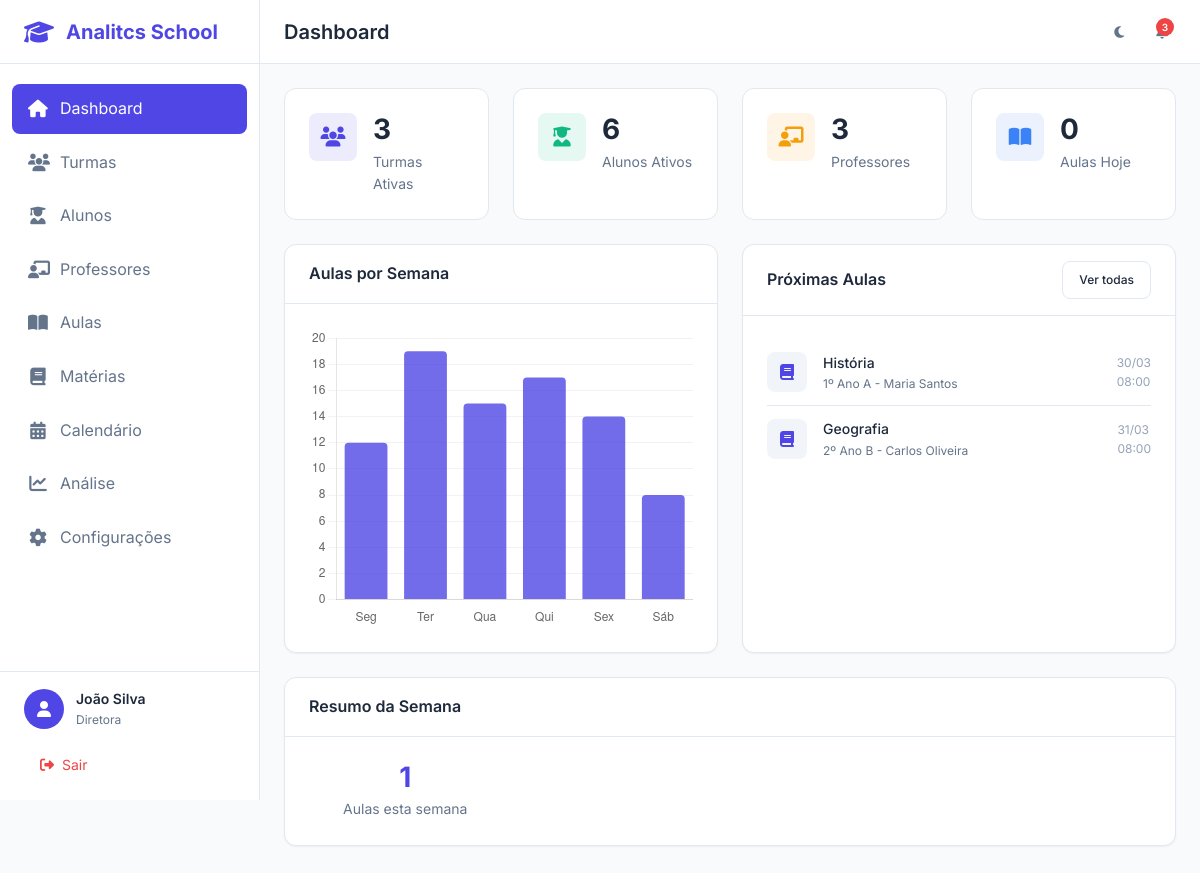
/dashboard (signed in), run on an earlier commit of the app's database.
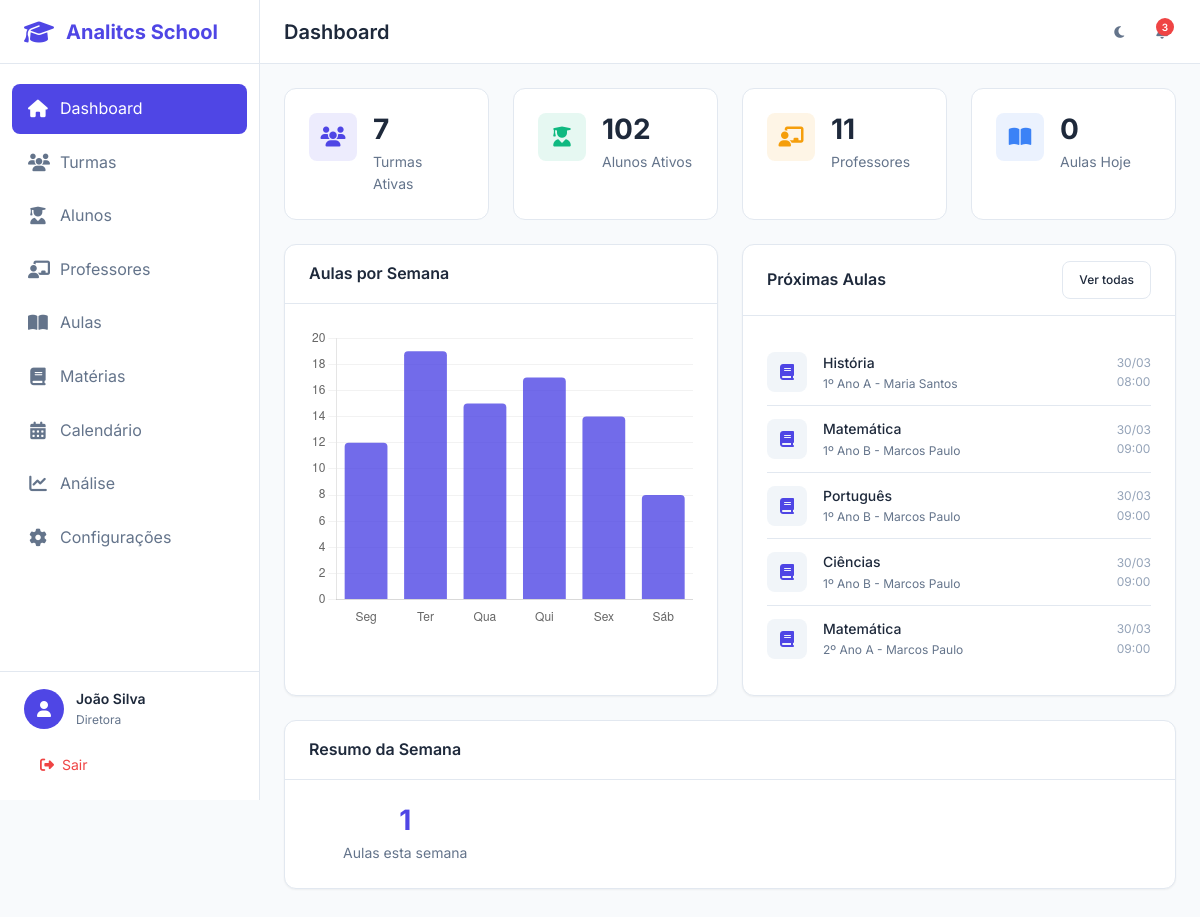
And on a later commit of the database.
### app/models/aula.py (models this page shows, shortened)
class Aula(db.Model):
    __tablename__ = 'aulas'
    id = db.Column(db.Integer, primary_key=True)
    materia = db.Column(db.String(100), nullable=False)
    descricao = db.Column(db.Text, nullable=True)
    turma_id = db.Column(db.Integer, db.ForeignKey('turmas.id'), nullable=False)
    professor_id = db.Column(db.Integer, db.ForeignKey('professores.id'), nullable=False)
    data = db.Column(db.Date, nullable=False)
    horario_inicio = db.Column(db.Time, nullable=False)
    horario_fim = db.Column(db.Time, nullable=False)
    recorrente = db.Column(db.Boolean, default=False)
    tipo_recorrencia = db.Column(db.String(20), nullable=True)
    dia_semana = db.Column(db.Integer, nullable=True)  # 0=Segunda, 6=Domingo
    data_fim_recorrencia = db.Column(db.Date, nullable=True)
    aula_pai_id = db.Column(db.Integer, db.ForeignKey('aulas.id'), nullable=True)
    status = db.Column(db.String(20), default='agendada')
    criado_em = db.Column(db.DateTime, default=datetime.utcnow)
    atualizado_em = db.Column(db.DateTime, default=datetime.utcnow, onupdate=datetime.utcnow)
    frequencias = db.relationship('Frequencia', backref='aula', lazy='dynamic')
    arquivos = db.relationship('Arquivo', backref='aula', lazy='dynamic')
    aulas_filhas = db.relationship('Aula', backref=db.backref('aula_pai', remote_side=[id]), lazy='dynamic')

### app/models/turma.py (models this page shows, shortened)
class Turma(db.Model):
    __tablename__ = 'turmas'
    id = db.Column(db.Integer, primary_key=True)
    nome = db.Column(db.String(50), nullable=False)
    codigo = db.Column(db.String(20), unique=True, nullable=False, index=True)
    serie = db.Column(db.String(30), nullable=False)
    ano_letivo = db.Column(db.Integer, nullable=False)
    turno = db.Column(db.String(20), nullable=False)
    capacidade_maxima = db.Column(db.Integer, default=40)
    descricao = db.Column(db.Text, nullable=True)
    ativa = db.Column(db.Boolean, default=True)
    criado_em = db.Column(db.DateTime, default=datetime.utcnow)
    atualizado_em = db.Column(db.DateTime, default=datetime.utcnow, onupdate=datetime.utcnow)
    aulas = db.relationship('Aula', backref='turma', lazy='dynamic')
    materias = db.relationship('Materia', secondary='turma_materias',
                               backref=db.backref('turmas', lazy='dynamic'))

### app/models/usuario.py (models this page shows, shortened)
class Usuario(UserMixin, db.Model):
    __tablename__ = 'usuarios'
    id = db.Column(db.Integer, primary_key=True)
    nome = db.Column(db.String(100), nullable=False)
    email = db.Column(db.String(120), unique=True, nullable=False, index=True)
    senha_hash = db.Column(db.String(256), nullable=False)
    tipo = db.Column(db.String(20), nullable=False, default='professor')
    avatar = db.Column(db.String(255), nullable=True)
    telefone = db.Column(db.String(20), nullable=True)
    tema = db.Column(db.String(10), default='light')
    ativo = db.Column(db.Boolean, default=True)
    criado_em = db.Column(db.DateTime, default=datetime.utcnow)
    atualizado_em = db.Column(db.DateTime, default=datetime.utcnow, onupdate=datetime.utcnow)
    ultimo_acesso = db.Column(db.DateTime, nullable=True)
    professor = db.relationship('Professor', backref='usuario', uselist=False, lazy=True)

### app/controllers/dashboard_controller.py (the view)
@dashboard_bp.route('/')
@dashboard_bp.route('/dashboard')
@login_required
def index():
    total_turmas = Turma.query.filter_by(ativa=True).count()
    total_alunos = Aluno.query.filter_by(status='ativo').count()
    total_professores = Professor.query.filter_by(ativo=True).count()
    hoje = datetime.utcnow().date()
    aulas_hoje = Aula.query.filter_by(data=hoje).filter(
        Aula.status != 'cancelada'
    ).count()
    inicio_semana = hoje - timedelta(days=hoje.weekday())
    fim_semana = inicio_semana + timedelta(days=6)
    aulas_semana = Aula.query.filter(
        Aula.data >= inicio_semana,
        Aula.data <= fim_semana,
        Aula.status != 'cancelada'
    ).count()
    proximas_aulas = Aula.query.filter(
        Aula.data >= hoje,
        Aula.status == 'agendada'
    ).order_by(Aula.data, Aula.horario_inicio).limit(5).all()
    return render_template('dashboard/index.html',
        total_turmas=total_turmas,
        total_alunos=total_alunos,
        total_professores=total_professores,
        aulas_hoje=aulas_hoje,
        aulas_semana=aulas_semana,
        proximas_aulas=proximas_aulas
    )

### app/models/usuario.py (called while the page is built)
@login_manager.user_loader
def load_user(user_id):
    return Usuario.query.get(int(user_id))

### app/templates/dashboard/index.html (shortened to what the changed rows need)
{% extends "base.html" %}
{% block page_title %}Dashboard{% endblock %}
{% block content %}
<div class="dashboard-grid">
    <div class="stat-card">
        <div class="stat-content">
            <div class="stat-value">{{ total_turmas }}</div>
            <div class="stat-label">Turmas Ativas</div>
        </div>
    </div>
    <div class="stat-card">
        <div class="stat-content">
            <div class="stat-value">{{ total_alunos }}</div>
            <div class="stat-label">Alunos Ativos</div>
        </div>
    </div>
    <div class="stat-card">
        <div class="stat-content">
            <div class="stat-value">{{ total_professores }}</div>
            <div class="stat-label">Professores</div>
        </div>
    </div>
    <div class="card dashboard-table">
        <div class="card-body">
            {% if proximas_aulas %}
            <ul class="recent-list">
                {% for aula in proximas_aulas %}
                <li class="recent-item">
                    <div class="recent-icon">
                        <i class="fas fa-book"></i>
                    </div>
                    <div class="recent-content">
                        <div class="recent-title">{{ aula.materia }}</div>
                        <div class="recent-meta">{{ aula.turma.nome }} - {{ aula.professor.usuario.nome }}</div>
                    </div>
                    <div class="recent-time">
                        {{ aula.data.strftime('%d/%m') }}<br>
                        {{ aula.horario_inicio.strftime('%H:%M') }}
                    </div>
                </li>
                {% endfor %}
            </ul>
            {% else %}
            <div class="empty-state">
                <i class="fas fa-calendar-check empty-state-icon"></i>
                <h4 class="empty-state-title">Nenhuma aula agendada</h4>
                <p class="empty-state-text">As próximas aulas aparecerão aqui.</p>
            </div>
            {% endif %}
        </div>
    </div>
</div>
{% endblock %}
{% block extra_js %}
<script>
document.addEventListener('DOMContentLoaded', function() {
    // Gráfico de Aulas
    const ctx = document.getElementById('chartAulas');
    if (ctx) {
        new Chart(ctx, {
            type: 'bar',
            data: {
                labels: ['Seg', 'Ter', 'Qua', 'Qui', 'Sex', 'Sáb'],
                datasets: [{
                    label: 'Aulas',
                    data: [12, 19, 15, 17, 14, 8],
                    backgroundColor: 'rgba(79, 70, 229, 0.8)',
                    borderRadius: 4
                }]
            },
            options: {
                responsive: true,
                maintainAspectRatio: false,
                plugins: {
                    legend: {
                        display: false
                    }
                },
                scales: {
                    y: {
                        beginAtZero: true,
                        grid: {
                            color: 'rgba(0,0,0,0.05)'
                        }
                    },
                    x: {
                        grid: {
                            display: false
                        }
                    }
                }
            }
        });
    }
});
</script>
{% endblock %}

What changed in the data, as far as the page shows it:
no longer on this page (row edited): Aula: materia "Geografia", turma.nome "2º Ano B", professor.usuario.nome "Carlos Oliveira", data "31/03", horario_inicio "08:00"
added Aula: materia "Matemática", turma.nome "1º Ano B", professor.usuario.nome "Marcos Paulo", data "30/03", horario_inicio "09:00"
added Aula: materia "Português", turma.nome "1º Ano B", professor.usuario.nome "Marcos Paulo", data "30/03", horario_inicio "09:00"
added Aula: materia "Ciências", turma.nome "1º Ano B", professor.usuario.nome "Marcos Paulo", data "30/03", horario_inicio "09:00"
added Aula: materia "Matemática", turma.nome "2º Ano A", professor.usuario.nome "Marcos Paulo", data "30/03", horario_inicio "09:00"
Also different on the page:
{{ total_turmas }}: "3" → "7"
{{ total_alunos }}: "6" → "102"
{{ total_professores }}: "3" → "11"
